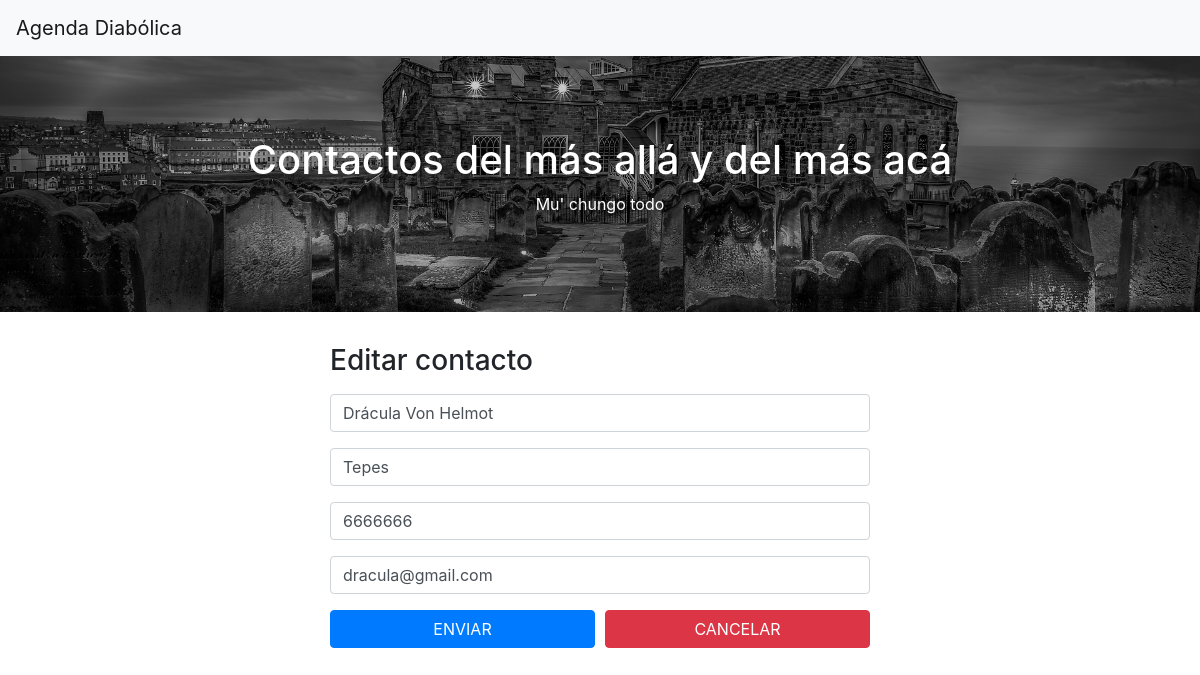
Screenshot of /editar.php?edit_id=1 with the database file from the repository.
### tables this page shows
CREATE TABLE IF NOT EXISTS `contactos` (
  `id` tinyint(4) NOT NULL AUTO_INCREMENT,
  `nombre` varchar(50) NOT NULL,
  `apellidos` varchar(100) NOT NULL,
  `telefono` varchar(30) NOT NULL,
  `email` varchar(100) NOT NULL,
  PRIMARY KEY (`id`)
);

### editar.php (the view, shortened to what this page needs)
<?php
$host="localhost";
$user="root";
$password="";
$database="agenda";
$conexion=mysqli_connect($host,$user,$password,$database);
mysqli_query($conexion, "SET NAMES 'utf8'");
if(isset($_GET['edit_id']))
{
    $sql_query="SELECT * FROM contactos WHERE id=".$_GET['edit_id'];
    $result_set=mysqli_query($conexion,$sql_query);
    $fetched_row=mysqli_fetch_array($result_set);
}
       ?>
<!doctype html>
<html lang="es-ES">
  <head>
    <link rel="stylesheet" href="css/bootstrap.css">
    <link rel="stylesheet" href="css/style.css">
    <link rel="stylesheet" href="https://use.fontawesome.com/releases/v5.8.1/css/all.css">
  </head>
  <body>
    <nav class="navbar navbar-expand-md bg-light navbar-light">
      <a class="navbar-brand" href="#">Agenda Diabólica</a>
    </nav>
    <div class="jumbotron text-center">
        <h1>Contactos del más allá y del más acá</h1>
        <p>Mu' chungo todo</p>
    </div>
    <div class="container">
      <div class="row">
        <div class="col-sm-6 offset-sm-3 mb-5">
          <h3>Editar contacto</h3>
          <form method="post">
            <input type="text" class="form-control mt-3" name="nombre" placeholder="Nombre" value="<?php echo $fetched_row['nombre']; ?>">
            <input type="text" class="form-control mt-3" name="apellidos" placeholder="Apellidos" value="<?php echo $fetched_row['apellidos']; ?>">
            <input type="text" class="form-control mt-3" name="telefono" placeholder="Teléfono" value="<?php echo $fetched_row['telefono']; ?>">
            <input type="email" class="form-control my-3" name="email" placeholder="Email" value="<?php echo $fetched_row['email']; ?>">
            <div class="form-row">
                <div class="col-md-6">
                    <button type="submit" class="btn btn-primary btn-block" name="btn-update">ENVIAR</button>
                </div>
                <div class="col-md-6">
                    <button type="submit" class="btn btn-danger btn-block" name="btn-cancel">CANCELAR</button>
                </div>
            </div>
          </form>
        </div>
      </div>
      </div>
  </body>
</html>

### css/style.css (style rules this page uses)
body { margin: 0; }

### editar.php (style rules this page uses)
.jumbotron { background: linear-gradient( rgba(0, 0, 0, 0.2), rgba(0, 0, 0, 0.3)), url("img/bg.jpg"); background-size: cover; background-position: center; color: #fff; padding: 80px 0; border-radius: 0; }

### rows the page displays
contactos: nombre "Drácula Von Helmot", apellidos "Tepes", telefono "6666666", email "dracula@gmail.com"
